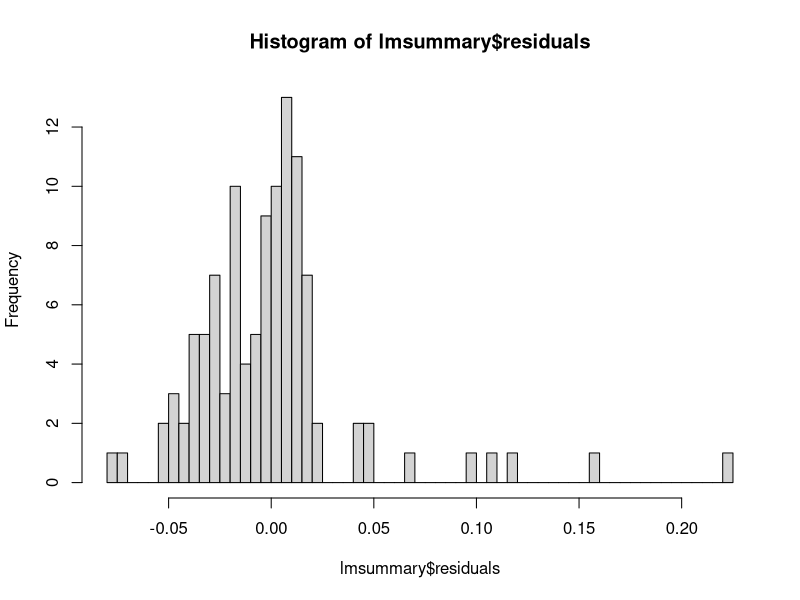

R code for this plot: (Note: this script raises an error after producing the figure.)
setwd('E:\\OneDrive\\Documents\\_Sufelearning\\Bigdata\\tianchi_O2Oprediction')
data<-read.table('aaa.txt',header=T,sep = ',')
dist<-1/(data$distance+0.666962)
rate<-1/(data$rate_level+32.801582)
y<-data$pab
lmsummary<-summary(lm(y~cbind(dist,rate)))
lmsummary
hist(lmsummary$residuals,50)
density(lmsummary$residuals)
length(y)
cor(lmsummary$residuals,cbind(rep(1,length(y)),dist,rate)%*%lmsummary$coefficients[,1])

X1<-data$distance
X2<-data$rate_level
n<-length(y)
X<-cbind(rep(1,n),1/(X1+0.666962),1/(X2+32.801582))
loglikefun<-function(p)  {
  sigma<-p[4];
  mu<-p[1:3]
  # X<-cbind(rep(1,n),1/(X1+0.666962),1/(X2+32.801582))
  -n*log(2*pi)-n*log(sigma^2)-(1/(2*sigma^2))*t(y-X%*%mu)%*%(y-X%*%mu)
}
#install.packages('maxLik')
#library(maxLik)
mle<-maxLik(logLik=loglikefun, start=c(0.01,0.04,0.62,0.02))

a<-summary(mle)
cor(y,y-X%*%a$estimate[1:3,1])
M<-function(X){
  X<-as.matrix(X)
  diag(rep(1,nrow(X)))-X%*%solve(t(X)%*%X)%*%t(X)
}
Mi<-M(rep(1,nrow(X)))
R2<-1-t(y)%*%M(X)%*%y/t(y)%*%Mi%*%y

